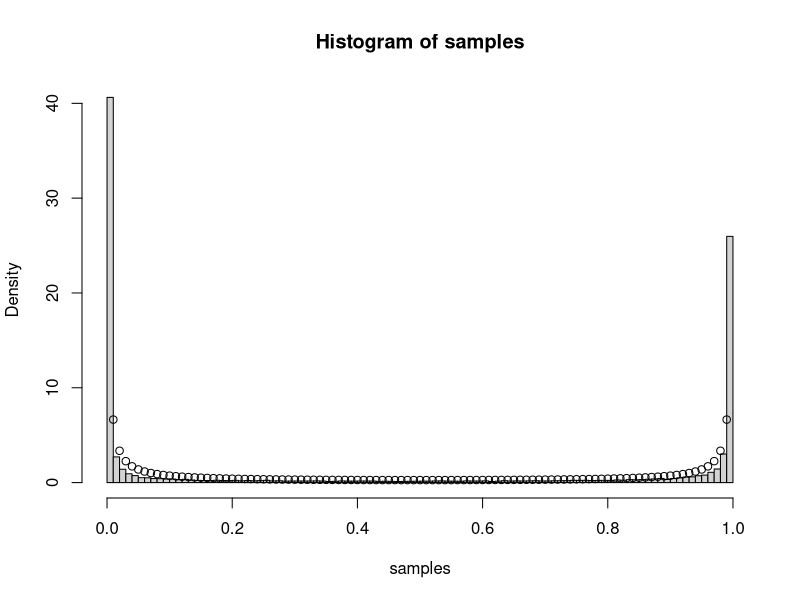

Reproduce this figure in R.
library(magrittr)

N <- 1000

f <- function(p, N) 1 / (2 * log(2 * N) * p * (1 - p))


## rejection
u <- runif(1e6, 0, 1)
y <- rnorm(1e6, 0.5, 0.5)
f_y <- f(y, N)
accept <- ifelse(u < f_y / max(f_y), TRUE, FALSE)


## MH
nit <- 1e5
x <- numeric(nit)
x[1] <- 0.5
s <- 0.1

for (i in 1:(nit - 1)) {
  prop <- rnorm(1, x[i], s)
  a <- f(prop, N)/f(x[i], N)
  if (a > 1)
    x[i + 1] <- prop ## accept
  else {
    if (runif(1, 0, 1) < a)
      x[i + 1] <- prop
    else
      x[i + 1] <- x[i] ## reject
  }
}

samples <- x[(ceiling(nit/2)):nit]

hist(samples, breaks = 100, freq = FALSE)
xs <- seq(0.01, 0.99, by = 0.01)
points(xs, f(xs, N))


genotypes <- data.frame(p = round(sample(samples, 1000), digits = 2)) %>%
  transform(AA = round(N * p^2),
            Aa = round(N * 2 * p * (1 - p))) %>%
  transform(aa = N - AA - Aa)


genotypes <- subset(genotypes, AA != N & aa != N)

## genetic effects
beta <- c(rep(1, round(nrow(genotypes) * 0.1)),
          rep(0, nrow(genotypes) - round(nrow(genotypes) * 0.1)))

## fill in genotypes
X <- matrix(nrow = 1000, ncol = nrow(genotypes))
for (i in 1:ncol(X)) {
  genotype_vector <- c(rep(0, genotypes$AA[i]),
                      rep(1, genotypes$Aa[i]),
                      rep(2, genotypes$aa[i]))
  X[,i] <- sample(genotype_vector)
}

## data
data <- data.frame(id = 1:1000,
                   X,
                   y = as.vector(X %*% beta) + rnorm(1000))

